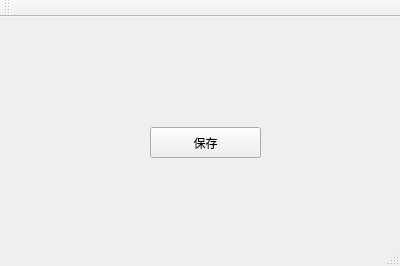
<?xml version="1.0" encoding="UTF-8"?>
<ui version="4.0">
 <class>MainWindow</class>
 <widget class="QMainWindow" name="MainWindow">
  <property name="geometry">
   <rect>
    <x>0</x>
    <y>0</y>
    <width>400</width>
    <height>266</height>
   </rect>
  </property>
  <property name="windowTitle">
   <string>MainWindow</string>
  </property>
  <widget class="QWidget" name="centralWidget">
   <widget class="QPushButton" name="pushButton">
    <property name="geometry">
     <rect>
      <x>150</x>
      <y>110</y>
      <width>111</width>
      <height>31</height>
     </rect>
    </property>
    <property name="text">
     <string>保存</string>
    </property>
   </widget>
  </widget>
  <widget class="QMenuBar" name="menuBar">
   <property name="geometry">
    <rect>
     <x>0</x>
     <y>0</y>
     <width>400</width>
     <height>23</height>
    </rect>
   </property>
  </widget>
  <widget class="QToolBar" name="mainToolBar">
   <attribute name="toolBarArea">
    <enum>TopToolBarArea</enum>
   </attribute>
   <attribute name="toolBarBreak">
    <bool>false</bool>
   </attribute>
  </widget>
  <widget class="QStatusBar" name="statusBar"/>
 </widget>
 <layoutdefault spacing="6" margin="11"/>
 <resources/>
 <connections/>
</ui>
